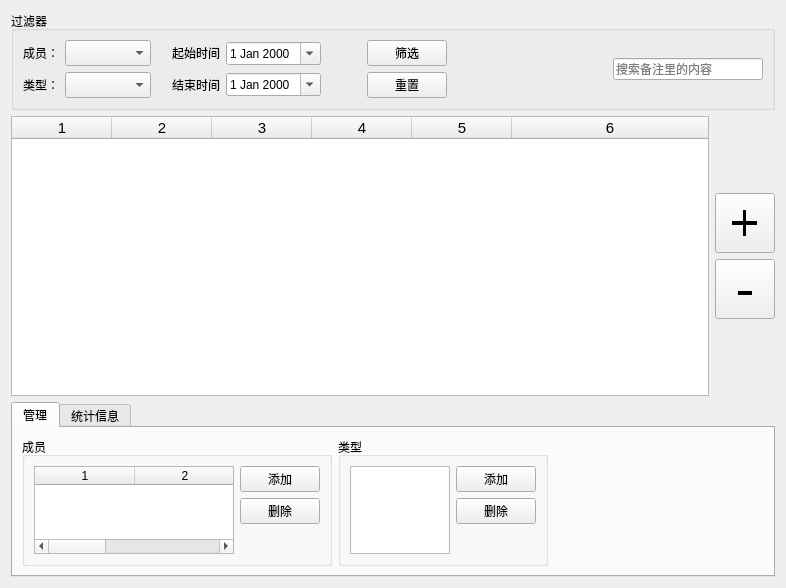
<?xml version="1.0" encoding="UTF-8"?>
<ui version="4.0">
    <class>Form</class>
    <widget class="QWidget" name="Form">
        <property name="geometry">
            <rect>
                <x>0</x>
                <y>0</y>
                <width>786</width>
                <height>588</height>
            </rect>
        </property>
        <property name="maximumSize">
            <size>
                <width>65535</width>
                <height>16777215</height>
            </size>
        </property>
        <property name="windowTitle">
            <string>Form</string>
        </property>
        <layout class="QVBoxLayout" name="verticalLayout" stretch="0,8,5">
            <item>
                <widget class="QGroupBox" name="groupBox">
                    <property name="title">
                        <string>过滤器</string>
                    </property>
                    <layout class="QHBoxLayout" name="horizontalLayout_2">
                        <item>
                            <layout class="QVBoxLayout" name="verticalLayout_9">
                                <property name="sizeConstraint">
                                    <enum>QLayout::SetFixedSize</enum>
                                </property>
                                <item>
                                    <widget class="QLabel" name="label_5">
                                        <property name="sizePolicy">
                                            <sizepolicy hsizetype="Fixed" vsizetype="Preferred">
                                                <horstretch>0</horstretch>
                                                <verstretch>0</verstretch>
                                            </sizepolicy>
                                        </property>
                                        <property name="text">
                                            <string>成员：</string>
                                        </property>
                                        <property name="buddy">
                                            <cstring>mbrCBox</cstring>
                                        </property>
                                    </widget>
                                </item>
                                <item>
                                    <widget class="QLabel" name="label_6">
                                        <property name="sizePolicy">
                                            <sizepolicy hsizetype="Fixed" vsizetype="Preferred">
                                                <horstretch>0</horstretch>
                                                <verstretch>0</verstretch>
                                            </sizepolicy>
                                        </property>
                                        <property name="text">
                                            <string>类型：</string>
                                        </property>
                                        <property name="buddy">
                                            <cstring>typeCBox</cstring>
                                        </property>
                                    </widget>
                                </item>
                            </layout>
                        </item>
                        <item>
                            <layout class="QVBoxLayout" name="verticalLayout_2">
                                <item>
                                    <widget class="QComboBox" name="mbrCBox">
                                        <property name="sizePolicy">
                                            <sizepolicy hsizetype="Preferred" vsizetype="Fixed">
                                                <horstretch>0</horstretch>
                                                <verstretch>0</verstretch>
                                            </sizepolicy>
                                        </property>
                                        <property name="font">
                                            <font>
                                                <family>Arial</family>
                                                <pointsize>11</pointsize>
                                            </font>
                                        </property>
                                        <property name="editable">
                                            <bool>false</bool>
                                        </property>
                                        <property name="currentText">
                                            <string/>
                                        </property>
                                        <property name="sizeAdjustPolicy">
                                            <enum>QComboBox::AdjustToContents</enum>
                                        </property>
                                    </widget>
                                </item>
                                <item>
                                    <widget class="QComboBox" name="typeCBox">
                                        <property name="sizePolicy">
                                            <sizepolicy hsizetype="Minimum" vsizetype="Fixed">
                                                <horstretch>0</horstretch>
                                                <verstretch>0</verstretch>
                                            </sizepolicy>
                                        </property>
                                        <property name="font">
                                            <font>
                                                <family>Arial</family>
                                                <pointsize>11</pointsize>
                                            </font>
                                        </property>
                                        <property name="sizeAdjustPolicy">
                                            <enum>QComboBox::AdjustToContents</enum>
                                        </property>
                                    </widget>
                                </item>
                            </layout>
                        </item>
                        <item>
                            <spacer name="horizontalSpacer">
                                <property name="orientation">
                                    <enum>Qt::Horizontal</enum>
                                </property>
                                <property name="sizeType">
                                    <enum>QSizePolicy::Fixed</enum>
                                </property>
                                <property name="sizeHint" stdset="0">
                                    <size>
                                        <width>15</width>
                                        <height>20</height>
                                    </size>
                                </property>
                            </spacer>
                        </item>
                        <item>
                            <layout class="QVBoxLayout" name="verticalLayout_3">
                                <property name="sizeConstraint">
                                    <enum>QLayout::SetFixedSize</enum>
                                </property>
                                <item>
                                    <widget class="QLabel" name="label_3">
                                        <property name="sizePolicy">
                                            <sizepolicy hsizetype="Fixed" vsizetype="Preferred">
                                                <horstretch>0</horstretch>
                                                <verstretch>0</verstretch>
                                            </sizepolicy>
                                        </property>
                                        <property name="text">
                                            <string>起始时间</string>
                                        </property>
                                        <property name="buddy">
                                            <cstring>startDateEdt</cstring>
                                        </property>
                                    </widget>
                                </item>
                                <item>
                                    <widget class="QLabel" name="label_4">
                                        <property name="sizePolicy">
                                            <sizepolicy hsizetype="Fixed" vsizetype="Preferred">
                                                <horstretch>0</horstretch>
                                                <verstretch>0</verstretch>
                                            </sizepolicy>
                                        </property>
                                        <property name="text">
                                            <string>结束时间</string>
                                        </property>
                                        <property name="buddy">
                                            <cstring>endDateEdt</cstring>
                                        </property>
                                    </widget>
                                </item>
                            </layout>
                        </item>
                        <item>
                            <layout class="QVBoxLayout" name="verticalLayout_4">
                                <item>
                                    <widget class="QDateEdit" name="startDateEdt">
                                        <property name="calendarPopup">
                                            <bool>true</bool>
                                        </property>
                                    </widget>
                                </item>
                                <item>
                                    <widget class="QDateEdit" name="endDateEdt">
                                        <property name="calendarPopup">
                                            <bool>true</bool>
                                        </property>
                                    </widget>
                                </item>
                            </layout>
                        </item>
                        <item>
                            <spacer name="horizontalSpacer_3">
                                <property name="orientation">
                                    <enum>Qt::Horizontal</enum>
                                </property>
                                <property name="sizeType">
                                    <enum>QSizePolicy::Fixed</enum>
                                </property>
                                <property name="sizeHint" stdset="0">
                                    <size>
                                        <width>40</width>
                                        <height>20</height>
                                    </size>
                                </property>
                            </spacer>
                        </item>
                        <item>
                            <layout class="QVBoxLayout" name="verticalLayout_5">
                                <item>
                                    <widget class="QPushButton" name="filtrateBtn">
                                        <property name="sizePolicy">
                                            <sizepolicy hsizetype="Fixed" vsizetype="Fixed">
                                                <horstretch>0</horstretch>
                                                <verstretch>0</verstretch>
                                            </sizepolicy>
                                        </property>
                                        <property name="text">
                                            <string>筛选</string>
                                        </property>
                                    </widget>
                                </item>
                                <item>
                                    <widget class="QPushButton" name="revertBtn">
                                        <property name="sizePolicy">
                                            <sizepolicy hsizetype="Fixed" vsizetype="Fixed">
                                                <horstretch>0</horstretch>
                                                <verstretch>0</verstretch>
                                            </sizepolicy>
                                        </property>
                                        <property name="text">
                                            <string>重置</string>
                                        </property>
                                    </widget>
                                </item>
                            </layout>
                        </item>
                        <item>
                            <spacer name="horizontalSpacer_2">
                                <property name="orientation">
                                    <enum>Qt::Horizontal</enum>
                                </property>
                                <property name="sizeType">
                                    <enum>QSizePolicy::Expanding</enum>
                                </property>
                                <property name="sizeHint" stdset="0">
                                    <size>
                                        <width>355</width>
                                        <height>20</height>
                                    </size>
                                </property>
                            </spacer>
                        </item>
                        <item>
                            <widget class="QLineEdit" name="searchEdit">
                                <property name="minimumSize">
                                    <size>
                                        <width>150</width>
                                        <height>0</height>
                                    </size>
                                </property>
                                <property name="placeholderText">
                                    <string>搜索备注里的内容</string>
                                </property>
                                <property name="clearButtonEnabled">
                                    <bool>true</bool>
                                </property>
                            </widget>
                        </item>
                    </layout>
                </widget>
            </item>
            <item>
                <layout class="QHBoxLayout" name="horizontalLayout">
                    <item>
                        <widget class="QTableWidget" name="chargeTable">
                            <property name="sizePolicy">
                                <sizepolicy hsizetype="Expanding" vsizetype="Expanding">
                                    <horstretch>0</horstretch>
                                    <verstretch>0</verstretch>
                                </sizepolicy>
                            </property>
                            <property name="maximumSize">
                                <size>
                                    <width>65535</width>
                                    <height>16777215</height>
                                </size>
                            </property>
                            <property name="font">
                                <font>
                                    <pointsize>11</pointsize>
                                </font>
                            </property>
                            <property name="dragEnabled">
                                <bool>false</bool>
                            </property>
                            <property name="selectionBehavior">
                                <enum>QAbstractItemView::SelectRows</enum>
                            </property>
                            <property name="sortingEnabled">
                                <bool>true</bool>
                            </property>
                            <property name="columnCount">
                                <number>6</number>
                            </property>
                            <attribute name="horizontalHeaderCascadingSectionResizes">
                                <bool>true</bool>
                            </attribute>
                            <attribute name="horizontalHeaderStretchLastSection">
                                <bool>true</bool>
                            </attribute>
                            <attribute name="verticalHeaderVisible">
                                <bool>false</bool>
                            </attribute>
                            <column/>
                            <column/>
                            <column/>
                            <column/>
                            <column/>
                            <column/>
                        </widget>
                    </item>
                    <item>
                        <layout class="QVBoxLayout" name="verticalLayout_6">
                            <property name="sizeConstraint">
                                <enum>QLayout::SetDefaultConstraint</enum>
                            </property>
                            <item>
                                <spacer name="verticalSpacer">
                                    <property name="orientation">
                                        <enum>Qt::Vertical</enum>
                                    </property>
                                    <property name="sizeHint" stdset="0">
                                        <size>
                                            <width>0</width>
                                            <height>0</height>
                                        </size>
                                    </property>
                                </spacer>
                            </item>
                            <item>
                                <widget class="QPushButton" name="chargeBtn">
                                    <property name="maximumSize">
                                        <size>
                                            <width>60</width>
                                            <height>60</height>
                                        </size>
                                    </property>
                                    <property name="font">
                                        <font>
                                            <pointsize>40</pointsize>
                                            <weight>50</weight>
                                            <italic>false</italic>
                                            <bold>false</bold>
                                            <stylestrategy>NoAntialias</stylestrategy>
                                        </font>
                                    </property>
                                    <property name="autoFillBackground">
                                        <bool>false</bool>
                                    </property>
                                    <property name="text">
                                        <string>+</string>
                                    </property>
                                    <property name="checkable">
                                        <bool>false</bool>
                                    </property>
                                </widget>
                            </item>
                            <item>
                                <widget class="QPushButton" name="delChargeBtn">
                                    <property name="maximumSize">
                                        <size>
                                            <width>60</width>
                                            <height>60</height>
                                        </size>
                                    </property>
                                    <property name="font">
                                        <font>
                                            <pointsize>40</pointsize>
                                            <weight>50</weight>
                                            <italic>false</italic>
                                            <bold>false</bold>
                                            <stylestrategy>NoAntialias</stylestrategy>
                                        </font>
                                    </property>
                                    <property name="autoFillBackground">
                                        <bool>false</bool>
                                    </property>
                                    <property name="text">
                                        <string>-</string>
                                    </property>
                                    <property name="checkable">
                                        <bool>false</bool>
                                    </property>
                                </widget>
                            </item>
                            <item>
                                <spacer name="verticalSpacer_2">
                                    <property name="orientation">
                                        <enum>Qt::Vertical</enum>
                                    </property>
                                    <property name="sizeHint" stdset="0">
                                        <size>
                                            <width>20</width>
                                            <height>40</height>
                                        </size>
                                    </property>
                                </spacer>
                            </item>
                        </layout>
                    </item>
                </layout>
            </item>
            <item>
                <widget class="QTabWidget" name="tabWidget">
                    <property name="currentIndex">
                        <number>0</number>
                    </property>
                    <widget class="QWidget" name="membersTab">
                        <attribute name="title">
                            <string>管理</string>
                        </attribute>
                        <layout class="QHBoxLayout" name="horizontalLayout_3">
                            <item>
                                <widget class="QGroupBox" name="groupBox_3">
                                    <property name="title">
                                        <string>成员</string>
                                    </property>
                                    <layout class="QHBoxLayout" name="horizontalLayout_5">
                                        <item>
                                            <widget class="QTableWidget" name="memberTable">
                                                <property name="sizePolicy">
                                                    <sizepolicy hsizetype="Expanding" vsizetype="Expanding">
                                                        <horstretch>0</horstretch>
                                                        <verstretch>0</verstretch>
                                                    </sizepolicy>
                                                </property>
                                                <property name="minimumSize">
                                                    <size>
                                                        <width>200</width>
                                                        <height>0</height>
                                                    </size>
                                                </property>
                                                <property name="selectionBehavior">
                                                    <enum>QAbstractItemView::SelectRows</enum>
                                                </property>
                                                <property name="showGrid">
                                                    <bool>true</bool>
                                                </property>
                                                <property name="gridStyle">
                                                    <enum>Qt::SolidLine</enum>
                                                </property>
                                                <property name="sortingEnabled">
                                                    <bool>true</bool>
                                                </property>
                                                <property name="rowCount">
                                                    <number>0</number>
                                                </property>
                                                <property name="columnCount">
                                                    <number>3</number>
                                                </property>
                                                <attribute name="horizontalHeaderStretchLastSection">
                                                    <bool>true</bool>
                                                </attribute>
                                                <attribute name="verticalHeaderVisible">
                                                    <bool>false</bool>
                                                </attribute>
                                                <column/>
                                                <column/>
                                                <column/>
                                            </widget>
                                        </item>
                                        <item>
                                            <layout class="QVBoxLayout" name="verticalLayout_7">
                                                <item>
                                                    <widget class="QPushButton" name="addMbrBtn">
                                                        <property name="text">
                                                            <string>添加</string>
                                                        </property>
                                                    </widget>
                                                </item>
                                                <item>
                                                    <widget class="QPushButton" name="delMbrBtn">
                                                        <property name="text">
                                                            <string>删除</string>
                                                        </property>
                                                    </widget>
                                                </item>
                                                <item>
                                                    <spacer name="verticalSpacer_4">
                                                        <property name="orientation">
                                                            <enum>Qt::Vertical</enum>
                                                        </property>
                                                        <property name="sizeHint" stdset="0">
                                                            <size>
                                                                <width>20</width>
                                                                <height>40</height>
                                                            </size>
                                                        </property>
                                                    </spacer>
                                                </item>
                                            </layout>
                                        </item>
                                    </layout>
                                </widget>
                            </item>
                            <item>
                                <widget class="QGroupBox" name="groupBox_2">
                                    <property name="sizePolicy">
                                        <sizepolicy hsizetype="Fixed" vsizetype="Preferred">
                                            <horstretch>0</horstretch>
                                            <verstretch>0</verstretch>
                                        </sizepolicy>
                                    </property>
                                    <property name="title">
                                        <string>类型</string>
                                    </property>
                                    <layout class="QHBoxLayout" name="horizontalLayout_4">
                                        <item>
                                            <widget class="QListWidget" name="typeList">
                                                <property name="sizePolicy">
                                                    <sizepolicy hsizetype="Fixed" vsizetype="Expanding">
                                                        <horstretch>0</horstretch>
                                                        <verstretch>0</verstretch>
                                                    </sizepolicy>
                                                </property>
                                                <property name="maximumSize">
                                                    <size>
                                                        <width>100</width>
                                                        <height>16777215</height>
                                                    </size>
                                                </property>
                                                <property name="sortingEnabled">
                                                    <bool>true</bool>
                                                </property>
                                            </widget>
                                        </item>
                                        <item>
                                            <layout class="QVBoxLayout" name="verticalLayout_8">
                                                <item>
                                                    <widget class="QPushButton" name="addTypeBtn">
                                                        <property name="sizePolicy">
                                                            <sizepolicy hsizetype="Fixed" vsizetype="Fixed">
                                                                <horstretch>0</horstretch>
                                                                <verstretch>0</verstretch>
                                                            </sizepolicy>
                                                        </property>
                                                        <property name="text">
                                                            <string>添加</string>
                                                        </property>
                                                    </widget>
                                                </item>
                                                <item>
                                                    <widget class="QPushButton" name="delTypeBtn">
                                                        <property name="sizePolicy">
                                                            <sizepolicy hsizetype="Fixed" vsizetype="Fixed">
                                                                <horstretch>0</horstretch>
                                                                <verstretch>0</verstretch>
                                                            </sizepolicy>
                                                        </property>
                                                        <property name="text">
                                                            <string>删除</string>
                                                        </property>
                                                    </widget>
                                                </item>
                                                <item>
                                                    <spacer name="verticalSpacer_3">
                                                        <property name="orientation">
                                                            <enum>Qt::Vertical</enum>
                                                        </property>
                                                        <property name="sizeHint" stdset="0">
                                                            <size>
                                                                <width>20</width>
                                                                <height>40</height>
                                                            </size>
                                                        </property>
                                                    </spacer>
                                                </item>
                                            </layout>
                                        </item>
                                    </layout>
                                </widget>
                            </item>
                            <item>
                                <spacer name="horizontalSpacer_4">
                                    <property name="orientation">
                                        <enum>Qt::Horizontal</enum>
                                    </property>
                                    <property name="sizeType">
                                        <enum>QSizePolicy::Expanding</enum>
                                    </property>
                                    <property name="sizeHint" stdset="0">
                                        <size>
                                            <width>435</width>
                                            <height>20</height>
                                        </size>
                                    </property>
                                </spacer>
                            </item>
                        </layout>
                    </widget>
                    <widget class="QWidget" name="statisticsTab">
                        <attribute name="title">
                            <string>统计信息</string>
                        </attribute>
                        <widget class="QPushButton" name="pushButton">
                            <property name="geometry">
                                <rect>
                                    <x>9</x>
                                    <y>47</y>
                                    <width>75</width>
                                    <height>23</height>
                                </rect>
                            </property>
                            <property name="text">
                                <string>PushButton</string>
                            </property>
                        </widget>
                    </widget>
                </widget>
            </item>
        </layout>
    </widget>
    <resources/>
    <connections/>
</ui>
